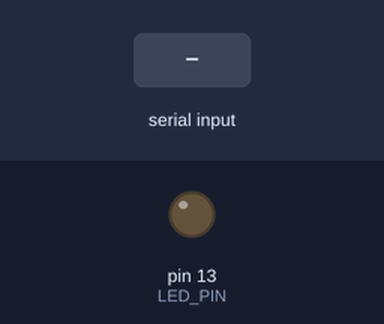
A sketch run on a simulated Arduino Uno, built with avr-gcc and run on an emulated ATmega328P. Shown: output pins drawn as LEDs (lit = HIGH). The inputs (shaded band) are chosen by the test bench.

Above: at 1.2 s.
1.3 s: "1\n" received over Serial
At 2.5 s:
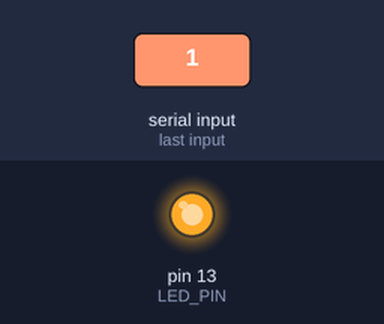
2.8 s: "0\n" received over Serial
At 3.7 s:
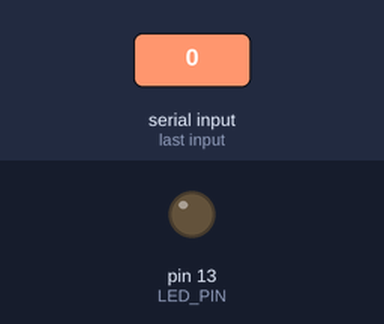
Timing chart, 0 to 5.8 s (numbered marks = the images above; inputs shaded):
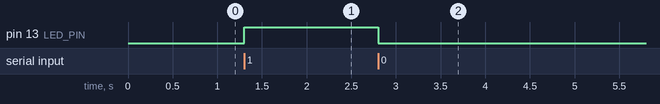

The sketch:

simple_serial_receiver.ino
```cpp
#define LED_PIN 13

void setup() {
  pinMode(LED_PIN, OUTPUT);
  digitalWrite(LED_PIN, LOW);
  Serial.begin(115200);
}

void loop() {
  if (Serial.available()) {
    String msg = Serial.readStringUntil('\n');
    msg.trim();                    // enlève \r, espaces
    if (msg.length() == 0) return; // ignore les lignes vides

    if (msg == "0") {
      digitalWrite(LED_PIN, LOW);
    } else if (msg == "1") {
      digitalWrite(LED_PIN, HIGH);
    }
    // tout autre message est ignoré
  }
}
```

Measured:
- after the input at 1.3 s, pin 13 (LED_PIN): LOW → HIGH at once
- after the input at 2.8 s, pin 13 (LED_PIN): HIGH → LOW at once
